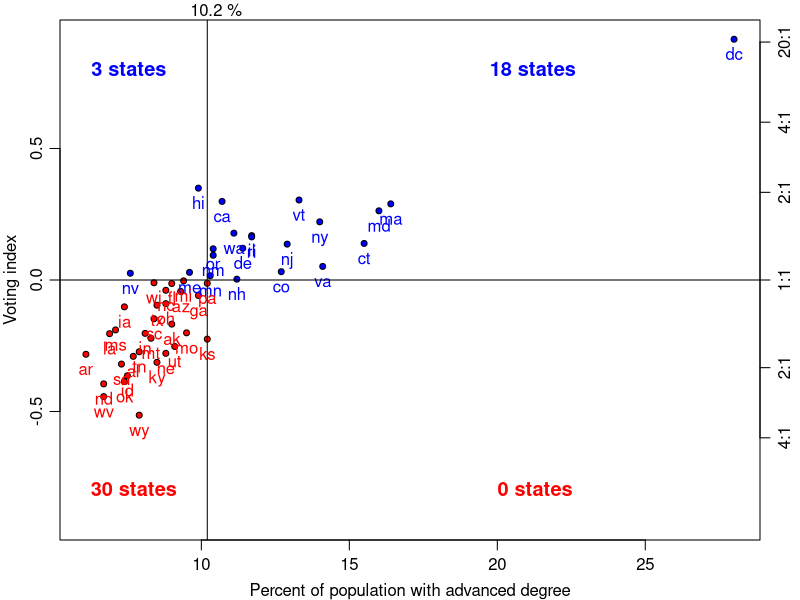

Reproduce this figure in R.
## Educational-level data, downloaded from
##   http://www.ers.usda.gov/webdocs/DataFiles/CountyLevel_Data_Sets_Download_Data__18026//Education.xls
## on Nov 10, 2016.
ee <- read.csv("12s0233.csv",skip=5,header=FALSE,encoding="utf8", stringsAsFactors=FALSE)

## Use 'letters' to simplify lookup in CSV file.
l <- letters
e <- data.frame(state=ee[,1],
                highschool=ee[, which(l=='t')],
                bachelor=ee[, which(l=='u')],
                advanced=ee[, which(l=='v')])
## Remove whole country, and also remove some summary lines at end.
e <- e[-1,]
education <- head(e, -5)

## Voting data, downloaded by cutting and pasting a table at
##   http://www.nbcnews.com/politics/2016-election/president
## downloaded as of 1611h AST on Nov 10, 2016. (NOTE: the
## text had '%' characters in several columns, but these
## were deleted.)
votes <- read.delim("election2016votes.dat",sep="\t", header=FALSE,
                    stringsAsFactors=FALSE,
                    col.names=c("state", "electoralVotes",
                                "percentIn", "Clinton", "Trump"))
votes$ratio <- votes$Clinton / votes$Trump
votes$index <- ifelse(votes$ratio > 1, votes$ratio-1, -1/votes$ratio+1)
votes$index <- (votes$Clinton - votes$Trump) / (votes$Clinton+votes$Trump)

## Check that tables are aligned
stopifnot(length(votes$state)==sum(votes$state==education$state))


## State abbreviations
abbrev <- list(
"Alabama"="AL",
"Alaska"="AK",
"Arizona"="AZ",
"Arkansas"="AR",
"California"="CA",
"Colorado"="CO",
"Connecticut"="CT",
"Delaware"="DE",
"District of Columbia"="DC",
"Florida"="FL",
"Georgia"="GA",
"Hawaii"="HI",
"Idaho"="ID",
"Illinois"="IL",
"Indiana"="IN",
"Iowa"="IA",
"Kansas"="KS",
"Kentucky"="KY",
"Louisiana"="LA",
"Maine"="ME",
"Maryland"="MD",
"Massachusetts"="MA",
"Michigan"="MI",
"Minnesota"="MN",
"Mississippi"="MS",
"Missouri"="MO",
"Montana"="MT",
"Nebraska"="NE",
"Nevada"="NV",
"New Hampshire"="NH",
"New Jersey"="NJ",
"New Mexico"="NM",
"New York"="NY",
"North Carolina"="NC",
"North Dakota"="ND",
"Ohio"="OH",
"Oklahoma"="OK",
"Oregon"="OR",
"Pennsylvania"="PA",
"Rhode Island"="RI",
"South Carolina"="SC",
"South Dakota"="SD",
"Tennessee"="TN",
"Texas"="TX",
"Utah"="UT",
"Vermont"="VT",
"Virginia"="VA",
"Washington"="WA",
"West Virginia"="WV",
"Wisconsin"="WI",
"Wyoming"="WY")
dan <- unlist(lapply(votes$state, function(s) abbrev[[s]]))
votes$abbrev <- unlist(lapply(votes$state, function(s) abbrev[[s]]))


if (!interactive()) png("election2016-usa-2.png")
par(mar=c(3, 3, 1, 2), mgp=c(2, 0.7, 0))
## hist(education$advanced, main="", xlab="Percent with advanced degree")

## what was the outlier?
subset(education,advanced>20)
## Oh, DC...
DC <- which(education$advanced>20)
## How did they vote in DC?
votes[DC,]


division <- 10.2
H <- education$advanced > division # from visual inspection
Hdem <- votes$index[H] > 0
Hrep <- votes$index[H] < 0
Ldem <- votes$index[!H] > 0
Lrep <- votes$index[!H] < 0

plot(education$advanced, votes$index,
     ylim=c(-1, 1) * max(abs(votes$index)),
     pch=21, cex=0.8,
     bg=ifelse(votes$index>0, "blue", "red"),
     xlab="Percent of population with advanced degree",
     ylab="Voting index")
text(education$advanced, votes$index, tolower(votes$abbrev), col=ifelse(votes$index>0, "blue", "red"), pos=1)
index <- function(ratio) {
    (ratio - 1) / (ratio + 1)
}
ratio <- c(2, 3, 4)
axis(side=4, at=c(index(c(2,4,20)), 0, -index(c(2,4))), label=c("2:1", "4:1", "20:1", "1:1", "2:1", "4:1"))
abline(h=0)

abline(v=division)

mtext(paste(sum(Hdem), "states"),
      side=3, line=-3, adj=0.7, font=2, cex=1.2, col='blue')
mtext(paste(sum(Hrep), "states"),
      side=1, line=-3, adj=0.7, font=2, cex=1.2, col='red')
mtext(paste(sum(Ldem), "states"),
      side=3, line=-3, adj=0.05, font=2, cex=1.2, col='blue')
mtext(paste(sum(Lrep), "states"),
      side=1, line=-3, adj=0.05, font=2, cex=1.2, col='red')
mtext(paste(division, "%"), side=3, line=0, at=10.5)

if (!interactive()) dev.off()

